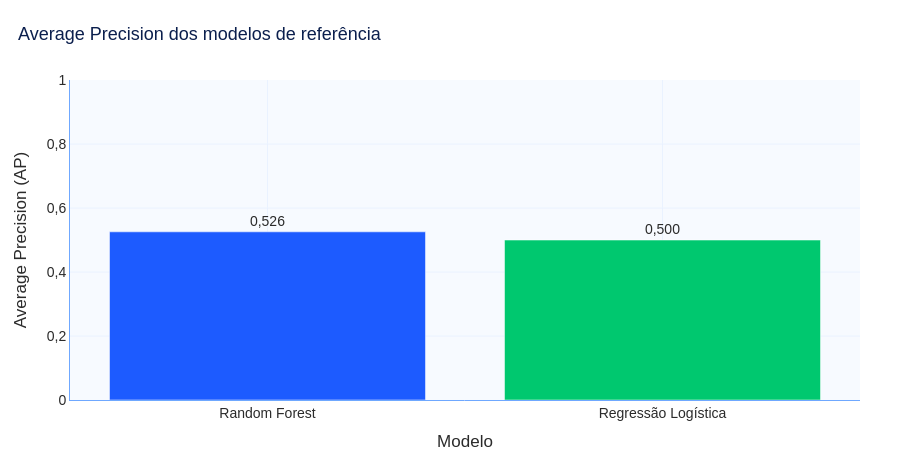

This figure's notebook cell:
### Code cell
fig = grafico_comparacao_modelos(resultados)
fig.show()

### Figure 1 — Plotly figure (JSON) as saved in the notebook; plotly's stock layout.template omitted (floating-point values rounded to 4 significant figures)
{"data": [{"hovertemplate": "%{x}: %{y:.3f}<extra></extra>", "legendgroup": "", "marker": {"color": ["#1D5BFF", "#00C86F"], "pattern": {"shape": ""}}, "name": "", "orientation": "v", "showlegend": false, "textposition": "outside", "texttemplate": "%{y:.3f}", "type": "bar", "x": ["Random Forest", "Regressão Logística"], "xaxis": "x", "y": [0.5255, 0.4999], "yaxis": "y"}], "layout": {"barmode": "relative", "colorway": ["#1D5BFF", "#00C86F", "#A259FF", "#6FA8FF", "#123C8C"], "font": {"color": "#2B2B2B", "family": "Arial, sans-serif", "size": 14}, "height": 460, "hoverlabel": {"font": {"size": 13}}, "legend": {"orientation": "h", "title": {"text": ""}, "tracegroupgap": 0, "x": 0, "y": 1.02, "yanchor": "bottom"}, "margin": {"b": 60, "l": 70, "r": 40, "t": 80}, "paper_bgcolor": "#FFFFFF", "plot_bgcolor": "#F7FAFF", "separators": ",.", "showlegend": false, "title": {"font": {"color": "#0B1F4D", "size": 18}, "text": "Average Precision dos modelos de referência", "x": 0.02}, "xaxis": {"anchor": "y", "domain": [0, 1], "gridcolor": "#EAF2FF", "linecolor": "#6FA8FF", "showgrid": true, "tickfont": {"color": "#2B2B2B"}, "title": {"font": {"color": "#2B2B2B"}, "text": "Modelo"}, "zeroline": false}, "yaxis": {"anchor": "x", "domain": [0, 1], "gridcolor": "#EAF2FF", "linecolor": "#6FA8FF", "range": [0, 1], "showgrid": true, "tickfont": {"color": "#2B2B2B"}, "title": {"font": {"color": "#2B2B2B"}, "text": "Average Precision (AP)"}, "zeroline": false}}}
